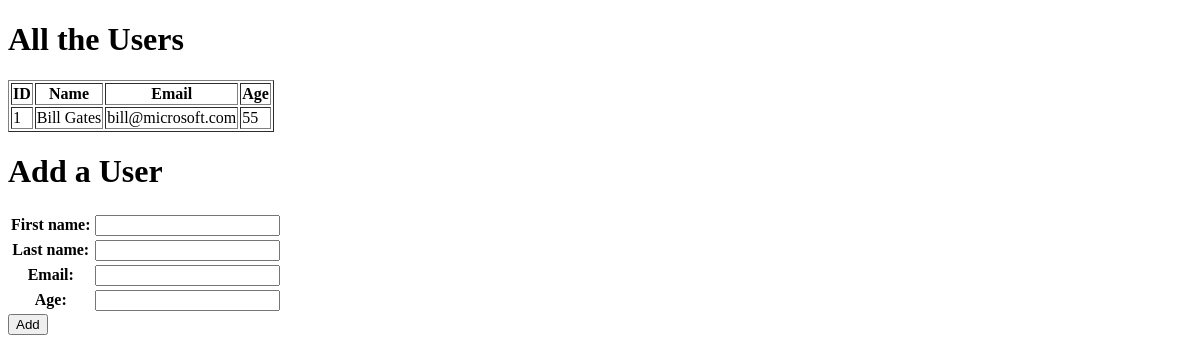
Before: / with the older database file.
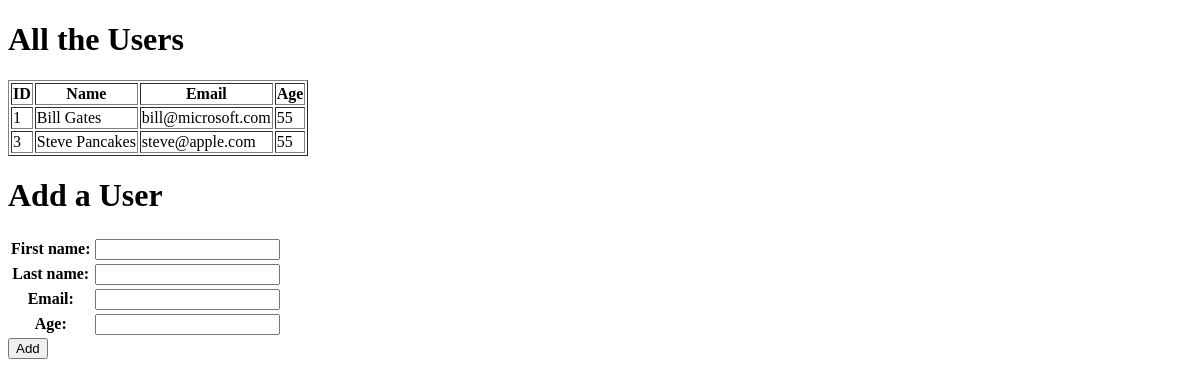
After: the same page with the newer database file.
### users_app/models.py (models this page shows, shortened)
class User(models.Model):
    first_name = models.CharField(max_length=255)
    last_name = models.CharField(max_length=255)
    email_address = models.EmailField("Email", unique=True, max_length=255)
    age = models.IntegerField()
    created_at = models.DateTimeField(auto_now=False, auto_now_add=True)
    updated_at = models.DateTimeField(auto_now=True, auto_now_add=False)

### users_app/views.py (the view)
# urls.py: path('', views.user_list_view, name='user_list'),
def user_list_view(request):
    user_list = get_list_or_404(User)
    user_form = UserForm()
    if request.method == "POST":
        user_form = UserForm(request.POST)
        if user_form.is_valid():
            user_form.save()
            return redirect("user_list")
    return render(request, "user_list.html",
                {'user_list':user_list,
                'user_form': user_form})

### users_app/forms.py
class UserForm(forms.ModelForm):
    class Meta:
        model = User
        fields = ("first_name", "last_name", "email_address", "age")

### users_app/templates/user_list.html (shortened to what this page needs)
{% extends "base.html" %}
{% block content %}
    <h1>All the Users</h1>
    <table border=1px solid black>
        <tr>
            <th>ID</th>
            <th>Name</th>
            <th>Email</th>
            <th>Age</th>
        </tr>
        {% for user in user_list %}
        <tr>
            <td>{{ user.id }}</td>
            <td>{{ user.first_name }} {{ user.last_name }}</td>
            <td>{{ user.email_address }}</td>
            <td>{{ user.age }}</td>
        </tr>
        {% endfor %}
    </table>
    <h1>Add a User</h1>
    <form action="" method="post">
        <table>{{ user_form.as_table }}</table>
        <input type="submit" value="Add">
    </form>
{% endblock content %}

### users_app/templates/base.html (shortened to what this page needs)
{% load static %}
<!DOCTYPE html>
  <head>
  </head>
  <body>
    <div id="content">
      {% block content %}
      {% endblock content %}
    </div>
  </body>
</html>

Changed rows visible on the page:
added User: id "3", first_name "Steve", last_name "Pancakes", email_address "steve@apple.com", age "55"
